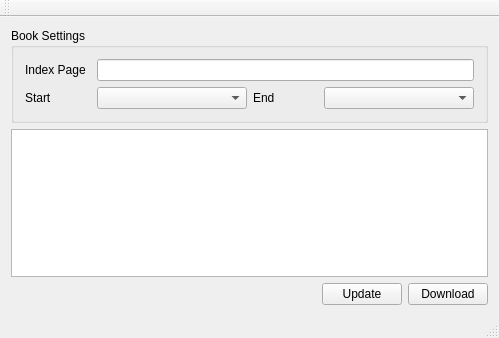
<?xml version="1.0" encoding="UTF-8"?>
<ui version="4.0">
 <class>MainWindow</class>
 <widget class="QMainWindow" name="MainWindow">
  <property name="geometry">
   <rect>
    <x>0</x>
    <y>0</y>
    <width>499</width>
    <height>338</height>
   </rect>
  </property>
  <property name="windowTitle">
   <string>qTxtBooker</string>
  </property>
  <widget class="QWidget" name="centralWidget">
   <layout class="QGridLayout" name="gridLayout_2">
    <item row="1" column="0" colspan="3">
     <widget class="QPlainTextEdit" name="plainTextEdit"/>
    </item>
    <item row="2" column="0">
     <spacer name="horizontalSpacer">
      <property name="orientation">
       <enum>Qt::Horizontal</enum>
      </property>
      <property name="sizeHint" stdset="0">
       <size>
        <width>251</width>
        <height>20</height>
       </size>
      </property>
     </spacer>
    </item>
    <item row="2" column="1">
     <widget class="QPushButton" name="pbReqPages">
      <property name="text">
       <string>Update</string>
      </property>
     </widget>
    </item>
    <item row="2" column="2">
     <widget class="QPushButton" name="pbPullPages">
      <property name="text">
       <string>Download</string>
      </property>
     </widget>
    </item>
    <item row="0" column="0" colspan="3">
     <widget class="QGroupBox" name="groupBox">
      <property name="title">
       <string>Book Settings</string>
      </property>
      <layout class="QGridLayout" name="gridLayout">
       <item row="0" column="0">
        <widget class="QLabel" name="label">
         <property name="text">
          <string>Index Page</string>
         </property>
        </widget>
       </item>
       <item row="0" column="1" colspan="3">
        <widget class="QLineEdit" name="leIndexAddr"/>
       </item>
       <item row="1" column="0">
        <widget class="QLabel" name="label_2">
         <property name="text">
          <string>Start</string>
         </property>
        </widget>
       </item>
       <item row="1" column="1">
        <widget class="QComboBox" name="cbPageStart">
         <property name="minimumSize">
          <size>
           <width>150</width>
           <height>0</height>
          </size>
         </property>
        </widget>
       </item>
       <item row="1" column="2">
        <widget class="QLabel" name="label_3">
         <property name="text">
          <string>End</string>
         </property>
        </widget>
       </item>
       <item row="1" column="3">
        <widget class="QComboBox" name="cbPageEnd">
         <property name="minimumSize">
          <size>
           <width>150</width>
           <height>0</height>
          </size>
         </property>
        </widget>
       </item>
      </layout>
     </widget>
    </item>
   </layout>
  </widget>
  <widget class="QMenuBar" name="menuBar">
   <property name="geometry">
    <rect>
     <x>0</x>
     <y>0</y>
     <width>499</width>
     <height>23</height>
    </rect>
   </property>
  </widget>
  <widget class="QToolBar" name="mainToolBar">
   <attribute name="toolBarArea">
    <enum>TopToolBarArea</enum>
   </attribute>
   <attribute name="toolBarBreak">
    <bool>false</bool>
   </attribute>
  </widget>
  <widget class="QStatusBar" name="statusBar"/>
 </widget>
 <layoutdefault spacing="6" margin="11"/>
 <resources/>
 <connections/>
</ui>
